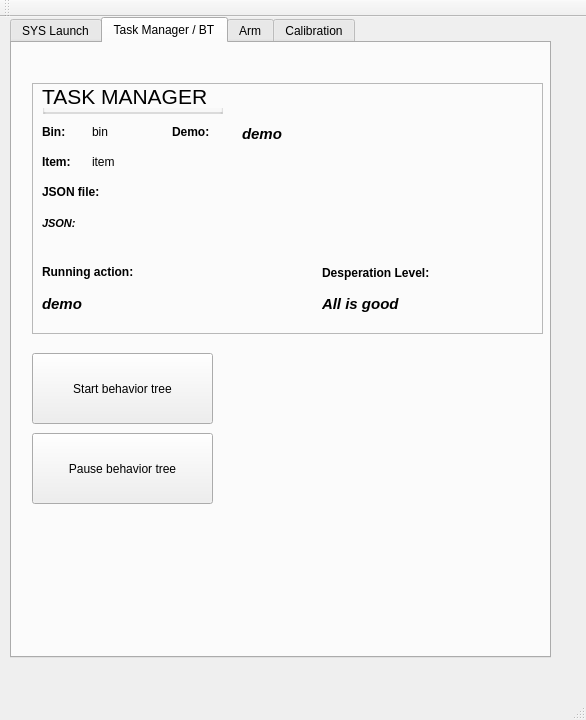
<?xml version="1.0" encoding="UTF-8"?>
<ui version="4.0">
 <class>APC</class>
 <widget class="QMainWindow" name="APC">
  <property name="geometry">
   <rect>
    <x>0</x>
    <y>0</y>
    <width>586</width>
    <height>720</height>
   </rect>
  </property>
  <property name="windowTitle">
   <string>KTH APC 2016</string>
  </property>
  <widget class="QWidget" name="centralWidget">
   <widget class="QTabWidget" name="tabWidget">
    <property name="geometry">
     <rect>
      <x>10</x>
      <y>0</y>
      <width>541</width>
      <height>641</height>
     </rect>
    </property>
    <property name="currentIndex">
     <number>1</number>
    </property>
    <widget class="QWidget" name="tab_2">
     <attribute name="title">
      <string>SYS Launch</string>
     </attribute>
     <widget class="QWidget" name="verticalLayoutWidget">
      <property name="geometry">
       <rect>
        <x>30</x>
        <y>30</y>
        <width>201</width>
        <height>301</height>
       </rect>
      </property>
      <layout class="QVBoxLayout" name="verticalLayout">
       <item>
        <widget class="QLabel" name="label_7">
         <property name="maximumSize">
          <size>
           <width>64</width>
           <height>64</height>
          </size>
         </property>
         <property name="text">
          <string/>
         </property>
         <property name="pixmap">
          <pixmap>../../../../../../images/TRADR_LOGO.png</pixmap>
         </property>
         <property name="scaledContents">
          <bool>true</bool>
         </property>
        </widget>
       </item>
       <item>
        <widget class="QPushButton" name="button_component_general">
         <property name="text">
          <string>GENERAL</string>
         </property>
         <property name="icon">
          <iconset theme="media-playback-start">
           <normaloff>../../../../../</normaloff>../../../../../</iconset>
         </property>
         <property name="checkable">
          <bool>true</bool>
         </property>
        </widget>
       </item>
       <item>
        <widget class="QPushButton" name="button_component_diagn">
         <property name="text">
          <string>Diagn</string>
         </property>
         <property name="icon">
          <iconset theme="media-playback-start">
           <normaloff>../../../../../</normaloff>../../../../../</iconset>
         </property>
         <property name="checkable">
          <bool>true</bool>
         </property>
        </widget>
       </item>
       <item>
        <spacer name="verticalSpacer">
         <property name="orientation">
          <enum>Qt::Vertical</enum>
         </property>
         <property name="sizeHint" stdset="0">
          <size>
           <width>20</width>
           <height>40</height>
          </size>
         </property>
        </spacer>
       </item>
       <item>
        <widget class="QPushButton" name="button_component_0">
         <property name="text">
          <string>BT</string>
         </property>
         <property name="icon">
          <iconset theme="media-playback-start">
           <normaloff>../../../../../</normaloff>../../../../../</iconset>
         </property>
         <property name="checkable">
          <bool>true</bool>
         </property>
        </widget>
       </item>
       <item>
        <widget class="QPushButton" name="button_component_1">
         <property name="text">
          <string>Percept</string>
         </property>
         <property name="icon">
          <iconset theme="media-playback-start">
           <normaloff>../../../../../</normaloff>../../../../../</iconset>
         </property>
         <property name="checkable">
          <bool>true</bool>
         </property>
        </widget>
       </item>
       <item>
        <widget class="QPushButton" name="button_component_2">
         <property name="text">
          <string>Grasping</string>
         </property>
         <property name="icon">
          <iconset theme="media-playback-start">
           <normaloff>../../../../../</normaloff>../../../../../</iconset>
         </property>
         <property name="checkable">
          <bool>true</bool>
         </property>
        </widget>
       </item>
      </layout>
     </widget>
    </widget>
    <widget class="QWidget" name="task_manager_tab">
     <attribute name="title">
      <string>Task Manager / BT</string>
     </attribute>
     <widget class="QPushButton" name="start_bt_button">
      <property name="geometry">
       <rect>
        <x>20</x>
        <y>310</y>
        <width>181</width>
        <height>71</height>
       </rect>
      </property>
      <property name="text">
       <string>Start behavior tree</string>
      </property>
     </widget>
     <widget class="QFrame" name="frame_3">
      <property name="geometry">
       <rect>
        <x>20</x>
        <y>40</y>
        <width>511</width>
        <height>251</height>
       </rect>
      </property>
      <property name="frameShape">
       <enum>QFrame::StyledPanel</enum>
      </property>
      <property name="frameShadow">
       <enum>QFrame::Raised</enum>
      </property>
      <widget class="QLabel" name="item_label">
       <property name="geometry">
        <rect>
         <x>60</x>
         <y>70</y>
         <width>341</width>
         <height>17</height>
        </rect>
       </property>
       <property name="text">
        <string>item</string>
       </property>
      </widget>
      <widget class="QLabel" name="label_9">
       <property name="geometry">
        <rect>
         <x>10</x>
         <y>70</y>
         <width>66</width>
         <height>17</height>
        </rect>
       </property>
       <property name="font">
        <font>
         <weight>75</weight>
         <bold>true</bold>
        </font>
       </property>
       <property name="text">
        <string>Item:</string>
       </property>
      </widget>
      <widget class="QLabel" name="bin_label">
       <property name="geometry">
        <rect>
         <x>60</x>
         <y>40</y>
         <width>66</width>
         <height>17</height>
        </rect>
       </property>
       <property name="text">
        <string>bin</string>
       </property>
      </widget>
      <widget class="QLabel" name="label_8">
       <property name="geometry">
        <rect>
         <x>10</x>
         <y>40</y>
         <width>66</width>
         <height>17</height>
        </rect>
       </property>
       <property name="font">
        <font>
         <weight>75</weight>
         <bold>true</bold>
        </font>
       </property>
       <property name="text">
        <string>Bin:</string>
       </property>
      </widget>
      <widget class="QLabel" name="label_10">
       <property name="geometry">
        <rect>
         <x>10</x>
         <y>100</y>
         <width>81</width>
         <height>17</height>
        </rect>
       </property>
       <property name="font">
        <font>
         <weight>75</weight>
         <bold>true</bold>
        </font>
       </property>
       <property name="text">
        <string>JSON file: </string>
       </property>
      </widget>
      <widget class="QLabel" name="json_filename_label">
       <property name="geometry">
        <rect>
         <x>10</x>
         <y>120</y>
         <width>401</width>
         <height>41</height>
        </rect>
       </property>
       <property name="font">
        <font>
         <pointsize>8</pointsize>
         <weight>75</weight>
         <italic>true</italic>
         <bold>true</bold>
        </font>
       </property>
       <property name="text">
        <string>JSON: </string>
       </property>
      </widget>
      <widget class="QLabel" name="label_11">
       <property name="geometry">
        <rect>
         <x>140</x>
         <y>40</y>
         <width>66</width>
         <height>17</height>
        </rect>
       </property>
       <property name="font">
        <font>
         <weight>75</weight>
         <bold>true</bold>
        </font>
       </property>
       <property name="text">
        <string>Demo:</string>
       </property>
      </widget>
      <widget class="QLabel" name="demo_label">
       <property name="geometry">
        <rect>
         <x>210</x>
         <y>30</y>
         <width>171</width>
         <height>41</height>
        </rect>
       </property>
       <property name="font">
        <font>
         <pointsize>11</pointsize>
         <weight>75</weight>
         <italic>true</italic>
         <bold>true</bold>
        </font>
       </property>
       <property name="text">
        <string>demo</string>
       </property>
      </widget>
      <widget class="QGroupBox" name="groupBox_7">
       <property name="geometry">
        <rect>
         <x>10</x>
         <y>0</y>
         <width>181</width>
         <height>31</height>
        </rect>
       </property>
       <property name="font">
        <font>
         <pointsize>16</pointsize>
        </font>
       </property>
       <property name="title">
        <string>TASK MANAGER</string>
       </property>
      </widget>
      <widget class="QLabel" name="label_12">
       <property name="geometry">
        <rect>
         <x>10</x>
         <y>180</y>
         <width>131</width>
         <height>17</height>
        </rect>
       </property>
       <property name="font">
        <font>
         <weight>75</weight>
         <bold>true</bold>
        </font>
       </property>
       <property name="text">
        <string>Running action:</string>
       </property>
      </widget>
      <widget class="QLabel" name="action_label">
       <property name="geometry">
        <rect>
         <x>10</x>
         <y>200</y>
         <width>271</width>
         <height>41</height>
        </rect>
       </property>
       <property name="font">
        <font>
         <pointsize>11</pointsize>
         <weight>75</weight>
         <italic>true</italic>
         <bold>true</bold>
        </font>
       </property>
       <property name="text">
        <string>demo</string>
       </property>
      </widget>
      <widget class="QLabel" name="label_13">
       <property name="geometry">
        <rect>
         <x>290</x>
         <y>180</y>
         <width>141</width>
         <height>20</height>
        </rect>
       </property>
       <property name="font">
        <font>
         <weight>75</weight>
         <bold>true</bold>
        </font>
       </property>
       <property name="text">
        <string>Desperation Level:</string>
       </property>
      </widget>
      <widget class="QLabel" name="action_label_2">
       <property name="geometry">
        <rect>
         <x>290</x>
         <y>200</y>
         <width>211</width>
         <height>41</height>
        </rect>
       </property>
       <property name="font">
        <font>
         <pointsize>11</pointsize>
         <weight>75</weight>
         <italic>true</italic>
         <bold>true</bold>
        </font>
       </property>
       <property name="layoutDirection">
        <enum>Qt::LeftToRight</enum>
       </property>
       <property name="text">
        <string>All is good</string>
       </property>
       <property name="alignment">
        <set>Qt::AlignLeading|Qt::AlignLeft|Qt::AlignVCenter</set>
       </property>
      </widget>
     </widget>
     <widget class="QPushButton" name="pause_bt_button">
      <property name="geometry">
       <rect>
        <x>20</x>
        <y>390</y>
        <width>181</width>
        <height>71</height>
       </rect>
      </property>
      <property name="text">
       <string>Pause behavior tree</string>
      </property>
     </widget>
    </widget>
    <widget class="QWidget" name="arm_tab">
     <attribute name="title">
      <string>Arm</string>
     </attribute>
     <widget class="QFrame" name="frame_2">
      <property name="geometry">
       <rect>
        <x>20</x>
        <y>10</y>
        <width>501</width>
        <height>171</height>
       </rect>
      </property>
      <property name="frameShape">
       <enum>QFrame::StyledPanel</enum>
      </property>
      <property name="frameShadow">
       <enum>QFrame::Raised</enum>
      </property>
      <widget class="QPushButton" name="toggle_arm_button">
       <property name="geometry">
        <rect>
         <x>110</x>
         <y>10</y>
         <width>171</width>
         <height>41</height>
        </rect>
       </property>
       <property name="text">
        <string>Toggle left/right arm</string>
       </property>
      </widget>
      <widget class="QGroupBox" name="groupBox">
       <property name="geometry">
        <rect>
         <x>10</x>
         <y>10</y>
         <width>121</width>
         <height>21</height>
        </rect>
       </property>
       <property name="title">
        <string>Select arm</string>
       </property>
      </widget>
      <widget class="QGroupBox" name="groupBox_2">
       <property name="geometry">
        <rect>
         <x>10</x>
         <y>60</y>
         <width>121</width>
         <height>21</height>
        </rect>
       </property>
       <property name="title">
        <string>Current arm:</string>
       </property>
      </widget>
      <widget class="QGroupBox" name="groupBox_6">
       <property name="geometry">
        <rect>
         <x>10</x>
         <y>90</y>
         <width>151</width>
         <height>31</height>
        </rect>
       </property>
       <property name="title">
        <string>Current joint config:</string>
       </property>
      </widget>
      <widget class="QGroupBox" name="groupBox_9">
       <property name="geometry">
        <rect>
         <x>10</x>
         <y>120</y>
         <width>151</width>
         <height>31</height>
        </rect>
       </property>
       <property name="title">
        <string>Current arm pose:</string>
       </property>
      </widget>
      <widget class="QGroupBox" name="groupBox_12">
       <property name="geometry">
        <rect>
         <x>10</x>
         <y>140</y>
         <width>171</width>
         <height>31</height>
        </rect>
       </property>
       <property name="title">
        <string>[X, Y, Z, Roll, Pitch, Yaw]</string>
       </property>
      </widget>
      <widget class="QLabel" name="current_arm_label">
       <property name="geometry">
        <rect>
         <x>170</x>
         <y>60</y>
         <width>67</width>
         <height>17</height>
        </rect>
       </property>
       <property name="text">
        <string>Left arm</string>
       </property>
      </widget>
      <widget class="QLabel" name="joint_pos_label">
       <property name="geometry">
        <rect>
         <x>160</x>
         <y>90</y>
         <width>331</width>
         <height>17</height>
        </rect>
       </property>
       <property name="text">
        <string>joint pos</string>
       </property>
      </widget>
      <widget class="QLabel" name="pose_label">
       <property name="geometry">
        <rect>
         <x>160</x>
         <y>120</y>
         <width>331</width>
         <height>20</height>
        </rect>
       </property>
       <property name="text">
        <string>arm pose</string>
       </property>
      </widget>
     </widget>
     <widget class="QFrame" name="frame_5">
      <property name="geometry">
       <rect>
        <x>20</x>
        <y>490</y>
        <width>451</width>
        <height>91</height>
       </rect>
      </property>
      <property name="frameShape">
       <enum>QFrame::StyledPanel</enum>
      </property>
      <property name="frameShadow">
       <enum>QFrame::Raised</enum>
      </property>
      <widget class="QPushButton" name="left_gripper_button">
       <property name="geometry">
        <rect>
         <x>90</x>
         <y>0</y>
         <width>171</width>
         <height>41</height>
        </rect>
       </property>
       <property name="text">
        <string>Left gripper on/off</string>
       </property>
      </widget>
      <widget class="QGroupBox" name="groupBox_5">
       <property name="geometry">
        <rect>
         <x>10</x>
         <y>10</y>
         <width>121</width>
         <height>21</height>
        </rect>
       </property>
       <property name="title">
        <string>Gripper</string>
       </property>
      </widget>
      <widget class="QPushButton" name="right_gripper_button">
       <property name="geometry">
        <rect>
         <x>270</x>
         <y>0</y>
         <width>171</width>
         <height>41</height>
        </rect>
       </property>
       <property name="text">
        <string>Right gripper on/off</string>
       </property>
      </widget>
      <widget class="QPushButton" name="left_suction_off_button">
       <property name="geometry">
        <rect>
         <x>90</x>
         <y>50</y>
         <width>171</width>
         <height>41</height>
        </rect>
       </property>
       <property name="text">
        <string>Left suction off</string>
       </property>
      </widget>
      <widget class="QPushButton" name="right_suction_off_button">
       <property name="geometry">
        <rect>
         <x>270</x>
         <y>50</y>
         <width>171</width>
         <height>41</height>
        </rect>
       </property>
       <property name="text">
        <string>Right suction off</string>
       </property>
      </widget>
     </widget>
     <widget class="QFrame" name="frame_4">
      <property name="geometry">
       <rect>
        <x>20</x>
        <y>190</y>
        <width>501</width>
        <height>291</height>
       </rect>
      </property>
      <property name="frameShape">
       <enum>QFrame::StyledPanel</enum>
      </property>
      <property name="frameShadow">
       <enum>QFrame::Raised</enum>
      </property>
      <widget class="QPushButton" name="bin_i_button">
       <property name="geometry">
        <rect>
         <x>240</x>
         <y>140</y>
         <width>98</width>
         <height>27</height>
        </rect>
       </property>
       <property name="text">
        <string>bin_I</string>
       </property>
      </widget>
      <widget class="QPushButton" name="bin_b_button">
       <property name="geometry">
        <rect>
         <x>130</x>
         <y>40</y>
         <width>98</width>
         <height>27</height>
        </rect>
       </property>
       <property name="text">
        <string>bin_B</string>
       </property>
      </widget>
      <widget class="QPushButton" name="bin_c_button">
       <property name="geometry">
        <rect>
         <x>240</x>
         <y>40</y>
         <width>98</width>
         <height>27</height>
        </rect>
       </property>
       <property name="text">
        <string>bin_C</string>
       </property>
      </widget>
      <widget class="QPushButton" name="bin_h_button">
       <property name="geometry">
        <rect>
         <x>130</x>
         <y>140</y>
         <width>98</width>
         <height>27</height>
        </rect>
       </property>
       <property name="text">
        <string>bin_H</string>
       </property>
      </widget>
      <widget class="QPushButton" name="bin_j_button">
       <property name="geometry">
        <rect>
         <x>30</x>
         <y>190</y>
         <width>98</width>
         <height>27</height>
        </rect>
       </property>
       <property name="text">
        <string>bin_J</string>
       </property>
      </widget>
      <widget class="QPushButton" name="bin_g_button">
       <property name="geometry">
        <rect>
         <x>30</x>
         <y>140</y>
         <width>98</width>
         <height>27</height>
        </rect>
       </property>
       <property name="text">
        <string>bin_G</string>
       </property>
      </widget>
      <widget class="QPushButton" name="bin_e_button">
       <property name="geometry">
        <rect>
         <x>130</x>
         <y>90</y>
         <width>98</width>
         <height>27</height>
        </rect>
       </property>
       <property name="text">
        <string>bin_E</string>
       </property>
      </widget>
      <widget class="QPushButton" name="bin_f_button">
       <property name="geometry">
        <rect>
         <x>240</x>
         <y>90</y>
         <width>98</width>
         <height>27</height>
        </rect>
       </property>
       <property name="text">
        <string>bin_F</string>
       </property>
      </widget>
      <widget class="QPushButton" name="bin_a_button">
       <property name="geometry">
        <rect>
         <x>30</x>
         <y>40</y>
         <width>98</width>
         <height>27</height>
        </rect>
       </property>
       <property name="text">
        <string>bin_A</string>
       </property>
      </widget>
      <widget class="QPushButton" name="bin_l_button">
       <property name="geometry">
        <rect>
         <x>240</x>
         <y>190</y>
         <width>98</width>
         <height>27</height>
        </rect>
       </property>
       <property name="text">
        <string>bin_L</string>
       </property>
      </widget>
      <widget class="QPushButton" name="bin_k_button">
       <property name="geometry">
        <rect>
         <x>130</x>
         <y>190</y>
         <width>98</width>
         <height>27</height>
        </rect>
       </property>
       <property name="text">
        <string>bin_K</string>
       </property>
      </widget>
      <widget class="QPushButton" name="bin_d_button">
       <property name="geometry">
        <rect>
         <x>30</x>
         <y>90</y>
         <width>98</width>
         <height>27</height>
        </rect>
       </property>
       <property name="text">
        <string>bin_D</string>
       </property>
      </widget>
      <widget class="QGroupBox" name="groupBox_4">
       <property name="geometry">
        <rect>
         <x>20</x>
         <y>10</y>
         <width>121</width>
         <height>21</height>
        </rect>
       </property>
       <property name="title">
        <string> Move to Bin:</string>
       </property>
      </widget>
      <widget class="QPushButton" name="click_to_pick_button">
       <property name="geometry">
        <rect>
         <x>20</x>
         <y>240</y>
         <width>301</width>
         <height>41</height>
        </rect>
       </property>
       <property name="text">
        <string>CLICK TO PICK!</string>
       </property>
      </widget>
      <widget class="QPushButton" name="home_button">
       <property name="geometry">
        <rect>
         <x>130</x>
         <y>10</y>
         <width>98</width>
         <height>27</height>
        </rect>
       </property>
       <property name="text">
        <string>home</string>
       </property>
      </widget>
      <widget class="QPushButton" name="place_button">
       <property name="geometry">
        <rect>
         <x>360</x>
         <y>240</y>
         <width>111</width>
         <height>41</height>
        </rect>
       </property>
       <property name="text">
        <string>Place</string>
       </property>
      </widget>
      <widget class="QGroupBox" name="groupBox_8">
       <property name="geometry">
        <rect>
         <x>360</x>
         <y>10</y>
         <width>121</width>
         <height>21</height>
        </rect>
       </property>
       <property name="title">
        <string>Or Type bin here:</string>
       </property>
      </widget>
      <widget class="QPushButton" name="move_to_bin_button">
       <property name="geometry">
        <rect>
         <x>370</x>
         <y>90</y>
         <width>111</width>
         <height>41</height>
        </rect>
       </property>
       <property name="text">
        <string>Move to Bin</string>
       </property>
      </widget>
      <widget class="QTextEdit" name="bin_text_input">
       <property name="geometry">
        <rect>
         <x>370</x>
         <y>40</y>
         <width>111</width>
         <height>41</height>
        </rect>
       </property>
      </widget>
     </widget>
    </widget>
    <widget class="QWidget" name="tab">
     <attribute name="title">
      <string>Calibration</string>
     </attribute>
     <widget class="QFrame" name="frame">
      <property name="geometry">
       <rect>
        <x>20</x>
        <y>20</y>
        <width>401</width>
        <height>191</height>
       </rect>
      </property>
      <property name="frameShape">
       <enum>QFrame::StyledPanel</enum>
      </property>
      <property name="frameShadow">
       <enum>QFrame::Raised</enum>
      </property>
      <widget class="QPushButton" name="start_shelf_calibration_button">
       <property name="geometry">
        <rect>
         <x>10</x>
         <y>120</y>
         <width>181</width>
         <height>61</height>
        </rect>
       </property>
       <property name="text">
        <string>Start Shelf Calibration</string>
       </property>
      </widget>
      <widget class="QPlainTextEdit" name="shelf_calib_error_threshold_text_input">
       <property name="geometry">
        <rect>
         <x>10</x>
         <y>70</y>
         <width>131</width>
         <height>41</height>
        </rect>
       </property>
      </widget>
      <widget class="QLabel" name="label">
       <property name="geometry">
        <rect>
         <x>10</x>
         <y>50</y>
         <width>131</width>
         <height>17</height>
        </rect>
       </property>
       <property name="text">
        <string>Error threshold</string>
       </property>
      </widget>
      <widget class="QLabel" name="label_2">
       <property name="geometry">
        <rect>
         <x>10</x>
         <y>10</y>
         <width>211</width>
         <height>17</height>
        </rect>
       </property>
       <property name="font">
        <font>
         <pointsize>16</pointsize>
         <weight>75</weight>
         <bold>true</bold>
        </font>
       </property>
       <property name="text">
        <string>Shelf Calibration</string>
       </property>
      </widget>
      <widget class="QLabel" name="label_3">
       <property name="geometry">
        <rect>
         <x>220</x>
         <y>50</y>
         <width>131</width>
         <height>17</height>
        </rect>
       </property>
       <property name="text">
        <string>Settling Time</string>
       </property>
      </widget>
      <widget class="QPlainTextEdit" name="shelf_calib_settling_time_text_input">
       <property name="geometry">
        <rect>
         <x>220</x>
         <y>70</y>
         <width>131</width>
         <height>41</height>
        </rect>
       </property>
      </widget>
     </widget>
     <widget class="QWidget" name="verticalLayoutWidget_2">
      <property name="geometry">
       <rect>
        <x>20</x>
        <y>230</y>
        <width>201</width>
        <height>121</height>
       </rect>
      </property>
      <layout class="QVBoxLayout" name="verticalLayout_2">
       <item>
        <widget class="QPushButton" name="button_calibration_0">
         <property name="text">
          <string>Kinect</string>
         </property>
         <property name="icon">
          <iconset theme="media-playback-start">
           <normaloff>../../../../../</normaloff>../../../../../</iconset>
         </property>
         <property name="checkable">
          <bool>true</bool>
         </property>
        </widget>
       </item>
       <item>
        <widget class="QPushButton" name="button_calibration_1">
         <property name="text">
          <string>IDS</string>
         </property>
         <property name="icon">
          <iconset theme="media-playback-start">
           <normaloff>../../../../../</normaloff>../../../../../</iconset>
         </property>
         <property name="checkable">
          <bool>true</bool>
         </property>
        </widget>
       </item>
       <item>
        <widget class="QPushButton" name="button_calibration_2">
         <property name="text">
          <string>Kinect ext</string>
         </property>
         <property name="icon">
          <iconset theme="media-playback-start">
           <normaloff>../../../../../</normaloff>../../../../../</iconset>
         </property>
         <property name="checkable">
          <bool>true</bool>
         </property>
        </widget>
       </item>
      </layout>
     </widget>
    </widget>
   </widget>
  </widget>
  <widget class="QToolBar" name="mainToolBar">
   <attribute name="toolBarArea">
    <enum>TopToolBarArea</enum>
   </attribute>
   <attribute name="toolBarBreak">
    <bool>false</bool>
   </attribute>
  </widget>
  <widget class="QStatusBar" name="statusBar"/>
  <widget class="QMenuBar" name="menuBar">
   <property name="geometry">
    <rect>
     <x>0</x>
     <y>0</y>
     <width>586</width>
     <height>25</height>
    </rect>
   </property>
  </widget>
 </widget>
 <layoutdefault spacing="6" margin="11"/>
 <resources/>
 <connections/>
</ui>
